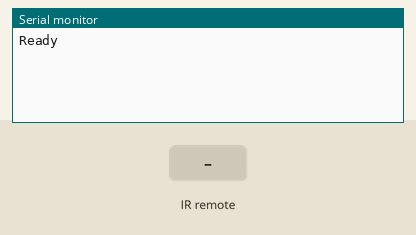
This sketch was run on a simulated Arduino Leonardo, built with avr-gcc and run on an emulated ATmega32U4. On the bench: the last lines printed to the serial monitor. The inputs (shaded band) are chosen by the test bench.

Above: at 1.2 s.
1.3 s: infrared code 0xFF22DD received
At 2.1 s:
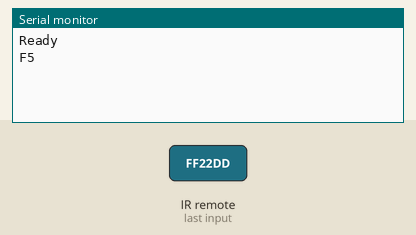
2.8 s: infrared code 0xFFC23D received
At 3.5 s:
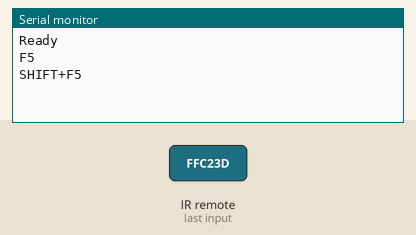
4.3 s: infrared code 0xFF629D received
At 5.5 s:
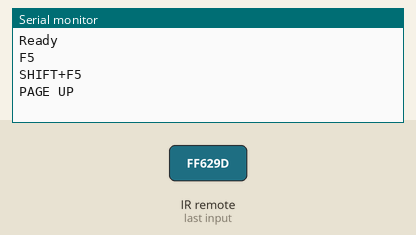
5.8 s: infrared code 0xFFA857 received
At 6.7 s:
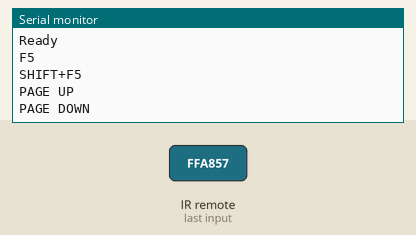
7.3 s: infrared code 0xFF6897 received
At 7.9 s:
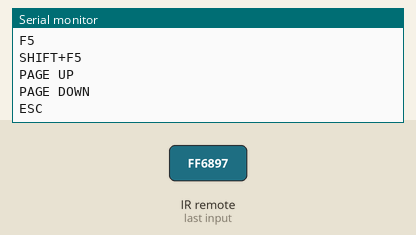
8.8 s: infrared code 0xFF9867 received
At 10.2 s:
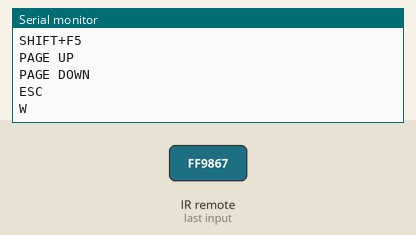

Measured:
- after the input at 1.3 s, the serial monitor: prints a new line at once (image 1)
- after the input at 2.8 s, the serial monitor: prints a new line at once (image 2)
- after the input at 4.3 s, the serial monitor: prints a new line at once (image 3)
- after the input at 5.8 s, the serial monitor: prints a new line at once (image 4)
- after the input at 7.3 s, the serial monitor: prints a new line at once (image 5)
- after the input at 8.8 s, the serial monitor: prints a new line at once (image 6)

The sketch:

Leonardo_PPT_IRremoteControl.ino
```cpp
/*
Arduino Leonardo Keyes IR Remote Control for PPT
Author:  ChungYi Fu (Kaohsiung, Taiwan)  2021-01-01 21:00
https://www.facebook.com/francefu

Library
Ken Shirriff IRRemote v1.0

Keyboard Modifiers (keyboardpress)
https://www.arduino.cc/en/Reference/KeyboardModifiers

Remote Control for PPT  (keyboard press = keycode1, keycode2, pressTime)
keyboard write = 198              "F5"
keyboard write = 211              "PAGE UP"
keyboard press = 133, 198, 10     "SHIFT+F5"
keyboard write = 214              "PAGE DOWN"
keyboard write = 87               "W"
keyboard write = 177              "ESC"
keyboard write = 66               "B"

Remote Control for Game  (keyboard press = keycode1, keycode2, pressTime)
keyboard press = 215, , 100       "KEY_RIGHT_ARROW"
keyboard press = 216, , 100       "KEY_LEFT_ARROW"
keyboard press = 217, , 100       "KEY_DOWN_ARROW"
keyboard press = 218, , 200       "KEY_UP_ARROW"
keyboard press = 215, 218, 200    "KEY_RIGHT_ARROW + KEY_UP_ARROW"
keyboard press = 216, 218, 200    "KEY_LEFT_ARROW + KEY_UP_ARROW"
*/

#include <Keyboard.h>        //引用鍵盤函式庫
#include <IRremote.h>        //引用紅外線函式庫

int RECV_PIN =11;            //紅外線腳位
IRrecv irrecv(RECV_PIN);     //定義IRrec物件接收紅外線訊號
decode_results results;      //解碼結果放在decode_results結構的result變數內

void setup()
{
  Serial.begin(9600);
  while (!Serial){}
  Serial.println("Ready");
  irrecv.blink13(true);     //收到訊號時，腳位13的LED會閃爍
  irrecv.enableIRIn();      //啟動紅外線解碼
}

void loop()
{
/*
  Keyes IR Remote Control

  0xFF629D    FORWARD
  0xFFA857    REVERSE
  0xFF22DD    LEFT
  0xFFC23D    RIGHT
  0xFF02FD    OK
  0xFF6897    1
  0xFF9867    2
  0xFFB04F    3
  0xFF30CF    4
  0xFF18E7    5
  0xFF7A85    6
  0xFF10EF    7
  0xFF38C7    8
  0xFF5AA5    9
  0xFF42BD    *
  0xFF4AB5    0
  0xFF52AD    #
  0xFFFFFFFF  REPEAT
*/

  if (irrecv.decode(&results)) {            //如果解碼成功
    //Serial.println(results.value, HEX);   //顯示結果轉換成十六進制數值

    if (results.value==0xFF22DD) {  //F5 (LEFT)
        Keyboard.write(char(198));
        Serial.println("F5");
    }
    else if (results.value==0xFFC23D) {  //SHIFT+F5 (RIGHT)
        Keyboard.press(char(133));
        Keyboard.press(char(198));
        delay(10);
        Keyboard.releaseAll();
        Serial.println("SHIFT+F5");
    }
    else if (results.value==0xFF629D) {  //PAGE UP (FORWARD)
        Keyboard.write(char(211));
        Serial.println("PAGE UP");
    }
    else if (results.value==0xFFA857) {  //PAGE DOWN (REVERSE)
        Keyboard.write(char(214));
        Serial.println("PAGE DOWN");
    }
    else if (results.value==0xFF6897) {  //ESC (1)
        Keyboard.write(char(177));
        Serial.println("ESC");
    }
    else if (results.value==0xFF9867) {  //W (2)
        Keyboard.write(char(87));
        Serial.println("W");
    }
    else if (results.value==0xFFB04F) {  //B (3)
        Keyboard.write(char(66));
        Serial.println("B");
    }
    else
        Serial.println("Undefined");

    delay(500);
    irrecv.resume(); //繼續接收下一組紅外線訊號
  }
}
```
